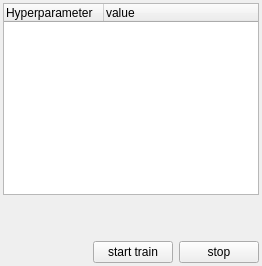
           <widget class="QWidget" name="tab_Train">
            <attribute name="title">
             <string>Train</string>
            </attribute>
            <layout class="QVBoxLayout" name="_2" stretch="1,0,0">
             <property name="leftMargin">
              <number>3</number>
             </property>
             <property name="topMargin">
              <number>3</number>
             </property>
             <property name="rightMargin">
              <number>3</number>
             </property>
             <property name="bottomMargin">
              <number>3</number>
             </property>
             <item>
              <widget class="QTreeWidget" name="treeWidget_Train">
               <property name="indentation">
                <number>0</number>
               </property>
               <column>
                <property name="text">
                 <string>Hyperparameter</string>
                </property>
               </column>
               <column>
                <property name="text">
                 <string>value</string>
                </property>
               </column>
              </widget>
             </item>
             <item>
              <spacer name="verticalSpacer_Train">
               <property name="orientation">
                <enum>Qt::Vertical</enum>
               </property>
               <property name="sizeHint" stdset="0">
                <size>
                 <width>20</width>
                 <height>40</height>
                </size>
               </property>
              </spacer>
             </item>
             <item>
              <layout class="QHBoxLayout" name="horizontalLayout_Train">
               <item>
                <spacer name="horizontalSpacer_Train">
                 <property name="orientation">
                  <enum>Qt::Horizontal</enum>
                 </property>
                 <property name="sizeHint" stdset="0">
                  <size>
                   <width>40</width>
                   <height>20</height>
                  </size>
                 </property>
                </spacer>
               </item>
               <item>
                <widget class="QPushButton" name="pushButton_StartTrain">
                 <property name="text">
                  <string>start train</string>
                 </property>
                </widget>
               </item>
               <item>
                <widget class="QPushButton" name="pushButton_StopTrain">
                 <property name="text">
                  <string>stop</string>
                 </property>
                </widget>
               </item>
              </layout>
             </item>
            </layout>
           </widget>
